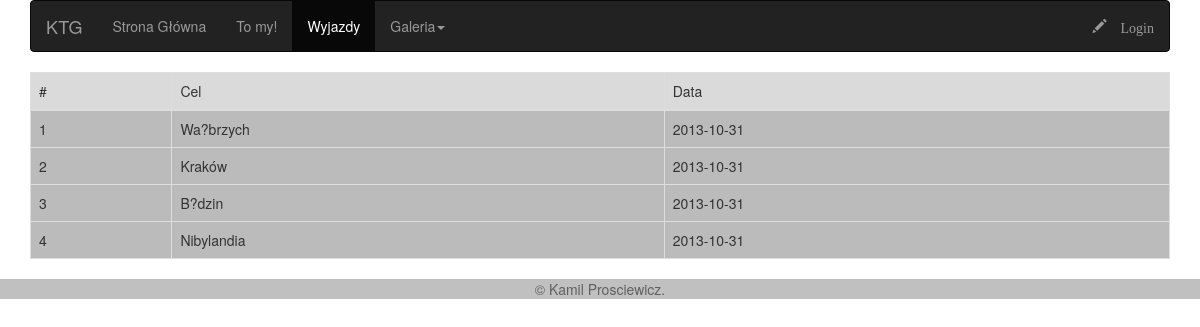
The app's page /wyjazdy.php with its own data.
### tables this page shows
CREATE TABLE IF NOT EXISTS `wyprawy` (
  `id` int(11) NOT NULL AUTO_INCREMENT,
  `cel` varchar(100) NOT NULL,
  `data` date NOT NULL,
  PRIMARY KEY (`id`)
);

### wyjazdy.php (the view, shortened to what this page needs)
<?php
require 'config.inc.php';
?>
<!DOCTYPE html>
<html lang="en">
  <head>
    <link href="bootstrap/dist/css/bootstrap.css" rel="stylesheet">
    <link href="style.css" rel="stylesheet">
  </head>
  <body>
    <div class="container">
      <?php require 'header.php'; ?>
      <table class="table table-bordered">
      <thead>
        <tr>
          <td>#</td>
          <td>Cel</td>
          <td>Data</td>
        </tr>
      </thead>
      <?php
      $wyjazdy = $pdo->query('SELECT * FROM wyprawy');
        foreach($wyjazdy->fetchAll(PDO::FETCH_ASSOC) as $row){
          echo '<tr>';
            echo '<td>'.$row['id'].'</td>';
            echo '<td>'.$row['cel'].'</td>';
            echo '<td>'.$row['data'].'</td>';
          echo '</tr>';
        }
      ?>
      </table>
    </div>
    <?php require 'footer.php'; ?>
  </body>
</html>

### style.css (style rules this page uses)
* { margin: 0; padding: 0; }
.table { position: relative; background-color: #BBBBBB; }
thead { background-color: #DADADA; }

### records on screen
wyprawy: id "1", cel "Wa?brzych", data "2013-10-31"
wyprawy: id "2", cel "Kraków", data "2013-10-31"
wyprawy: id "3", cel "B?dzin", data "2013-10-31"
wyprawy: id "4", cel "Nibylandia", data "2013-10-31"
